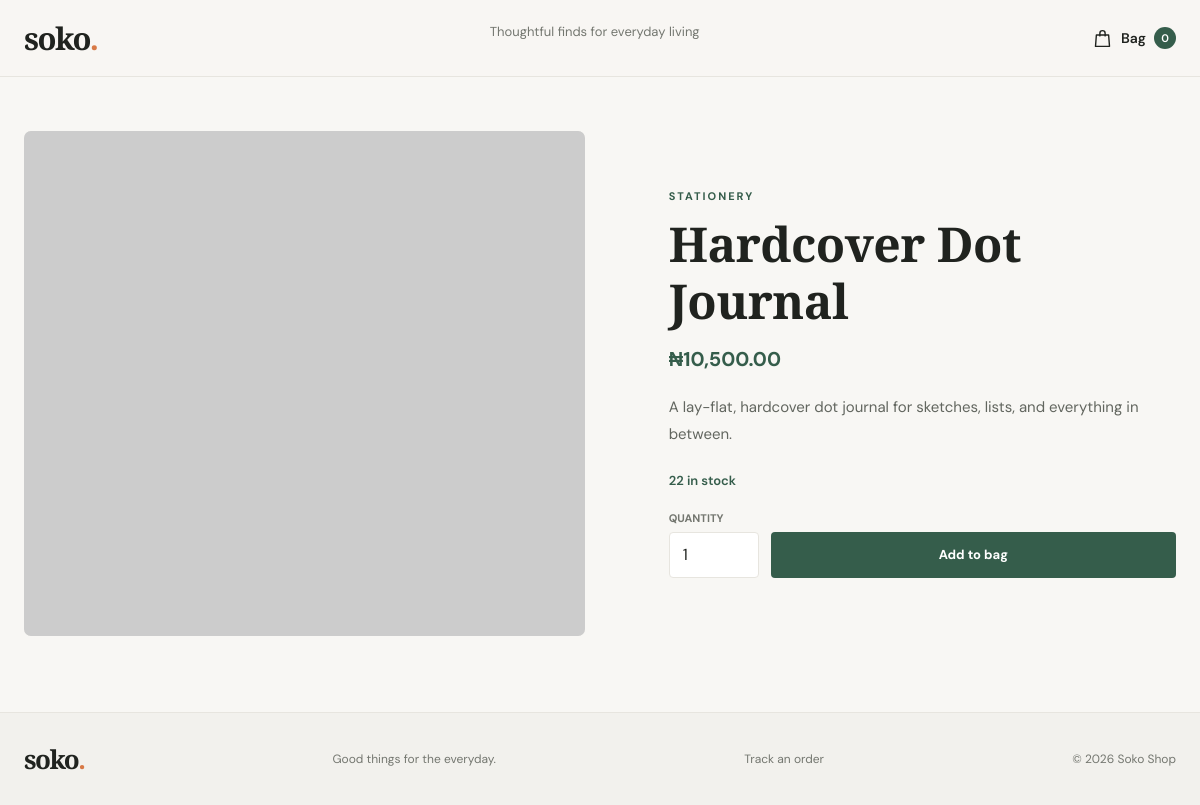
Page /product.php?slug=hardcover-dot-journal on the committed database.
### tables this page shows
CREATE TABLE `products` (
  `id` int(10) unsigned NOT NULL AUTO_INCREMENT,
  `category_id` int(10) unsigned NOT NULL,
  `name` varchar(150) NOT NULL,
  `slug` varchar(170) NOT NULL,
  `description` text NOT NULL,
  `price` decimal(10,2) NOT NULL CHECK (`price` > 0),
  `stock` int(10) unsigned NOT NULL DEFAULT 0,
  `image_url` varchar(255) DEFAULT NULL,
  `is_active` tinyint(1) NOT NULL DEFAULT 1,
  `created_at` timestamp NULL DEFAULT current_timestamp(),
  PRIMARY KEY (`id`),
  UNIQUE KEY `slug` (`slug`),
  KEY `category_id` (`category_id`),
  CONSTRAINT `products_ibfk_1` FOREIGN KEY (`category_id`) REFERENCES `categories` (`id`)
);

CREATE TABLE `categories` (
  `id` int(10) unsigned NOT NULL AUTO_INCREMENT,
  `name` varchar(80) NOT NULL,
  `slug` varchar(90) NOT NULL,
  PRIMARY KEY (`id`),
  UNIQUE KEY `slug` (`slug`)
);

### app/bootstrap.php (called while the page is built, shortened)
<?php
function e(mixed $value): string
{
    return htmlspecialchars((string) $value, ENT_QUOTES | ENT_SUBSTITUTE, 'UTF-8');
}
function money(int|float|string $amount): string
{
    return '₦' . number_format((float) $amount, 2);
}

### product.php (the view, shortened to what this page needs)
<?php
require __DIR__ . '/app/bootstrap.php';
require __DIR__ . '/app/cart.php';
$slug = isset($_GET['slug']) && is_string($_GET['slug']) ? trim($_GET['slug']) : '';
$statement = $pdo->prepare(
    'SELECT p.id, p.name, p.slug, p.description, p.price, p.stock, p.image_url, c.name AS category_name
     FROM products p
     INNER JOIN categories c ON c.id = p.category_id
     WHERE p.slug = :slug AND p.is_active = 1
     LIMIT 1'
);
$statement->execute(['slug' => $slug]);
$product = $statement->fetch();
    ?>
    <?php
require __DIR__ . '/partials/header.php';
?>
<section class="product-detail">
    <div class="detail-image-wrap">
        <img class="detail-image" src="<?= e($product['image_url']) ?>" alt="<?= e($product['name']) ?>">
    </div>
    <div class="product-copy">
        <p class="eyebrow"><?= e($product['category_name']) ?></p>
        <h1><?= e($product['name']) ?></h1>
        <p class="detail-price"><?= e(money($product['price'])) ?></p>
        <p class="detail-description"><?= e($product['description']) ?></p>
        <?php if ((int) $product['stock'] > 0): ?>
            <p class="stock-note"><?= (int) $product['stock'] ?> in stock</p>
        <?php else: ?>
            <p class="stock-note out">Out of stock</p>
        <?php endif; ?>
        <form class="add-form" method="post" action="product.php?slug=<?= urlencode($product['slug']) ?>">
            <div class="quantity-field">
                <label for="quantity">Quantity</label>
                <input id="quantity" name="quantity" type="number" min="1" max="<?= (int) $product['stock'] ?>" value="1" required <?= (int) $product['stock'] < 1 ? 'disabled' : '' ?>>
            </div>
            <button class="button" type="submit" <?= (int) $product['stock'] < 1 ? 'disabled' : '' ?>>Add to bag</button>
        </form>
    </div>
</section>
<?php require __DIR__ . '/partials/footer.php'; ?>

### assets/css/style.css (style rules this page uses)
:root { color-scheme: light; --ink: #20231f; --muted: #747770; --paper: #f8f7f4; --white: #fff; --line: #e7e5df; --green: #355d4b; --green-dark: #294839; --orange: #d87946; --serif: "Playfair Display", Georgia, serif; --sans: "DM Sans", Arial, sans-serif; }
* { box-sizing: border-box; }
body { margin: 0; background: var(--paper); color: var(--ink); font-family: var(--sans); }
button, input, select { font: inherit; }
.eyebrow { margin: 0 0 15px; color: var(--green); font-size: 11px; font-weight: 700; letter-spacing: 2px; text-transform: uppercase; }
h1, h2, h3, p { margin-top: 0; }
.section-heading h2, .product-copy h1 { margin: 0; font: 600 34px/1.2 var(--serif); letter-spacing: -.5px; }
.toolbar input, .toolbar select, .quantity-field input { width: 100%; min-height: 46px; padding: 0 13px; border: 1px solid var(--line); border-radius: 4px; background: var(--white); color: var(--ink); outline: none; }
.button { display: inline-flex; min-height: 46px; justify-content: center; align-items: center; padding: 0 20px; border: 0; border-radius: 4px; background: var(--green); color: var(--white); font-size: 13px; font-weight: 700; cursor: pointer; transition: background .18s ease, transform .18s ease; }
.product-detail { display: grid; grid-template-columns: minmax(0, 1.05fr) minmax(320px, .95fr); gap: clamp(36px, 7vw, 90px); align-items: center; padding: 54px 0 76px; }
.detail-image-wrap { overflow: hidden; border-radius: 7px; background: #eeece6; }
.detail-image { display: block; width: 100%; aspect-ratio: 1 / .9; object-fit: cover; }
.product-copy .eyebrow { margin-bottom: 12px; }
.product-copy h1 { margin-bottom: 16px; font-size: clamp(34px, 4vw, 48px); }
.detail-price { margin: 0 0 22px; color: var(--green); font-size: 20px; font-weight: 700; }
.detail-description { margin-bottom: 24px; color: #62665f; font-size: 15px; line-height: 1.8; white-space: pre-line; }
.stock-note { margin: 0 0 22px; color: var(--green); font-size: 13px; font-weight: 600; }
.add-form { display: flex; align-items: end; gap: 12px; }
.quantity-field { width: 90px; }
.quantity-field label { display: block; margin-bottom: 7px; color: var(--muted); font-size: 11px; font-weight: 700; text-transform: uppercase; }
.quantity-field input { min-height: 46px; }
.add-form .button { flex: 1; }

### rows in the picture
products: category.name "STATIONERY", name "Hardcover Dot Journal", price "₦10,500.00", description "A lay-flat, hardcover dot journal for sketches, lists, and everything in between.", stock "22", quantity "1"

### other values in the picture
$cartCount "0"
